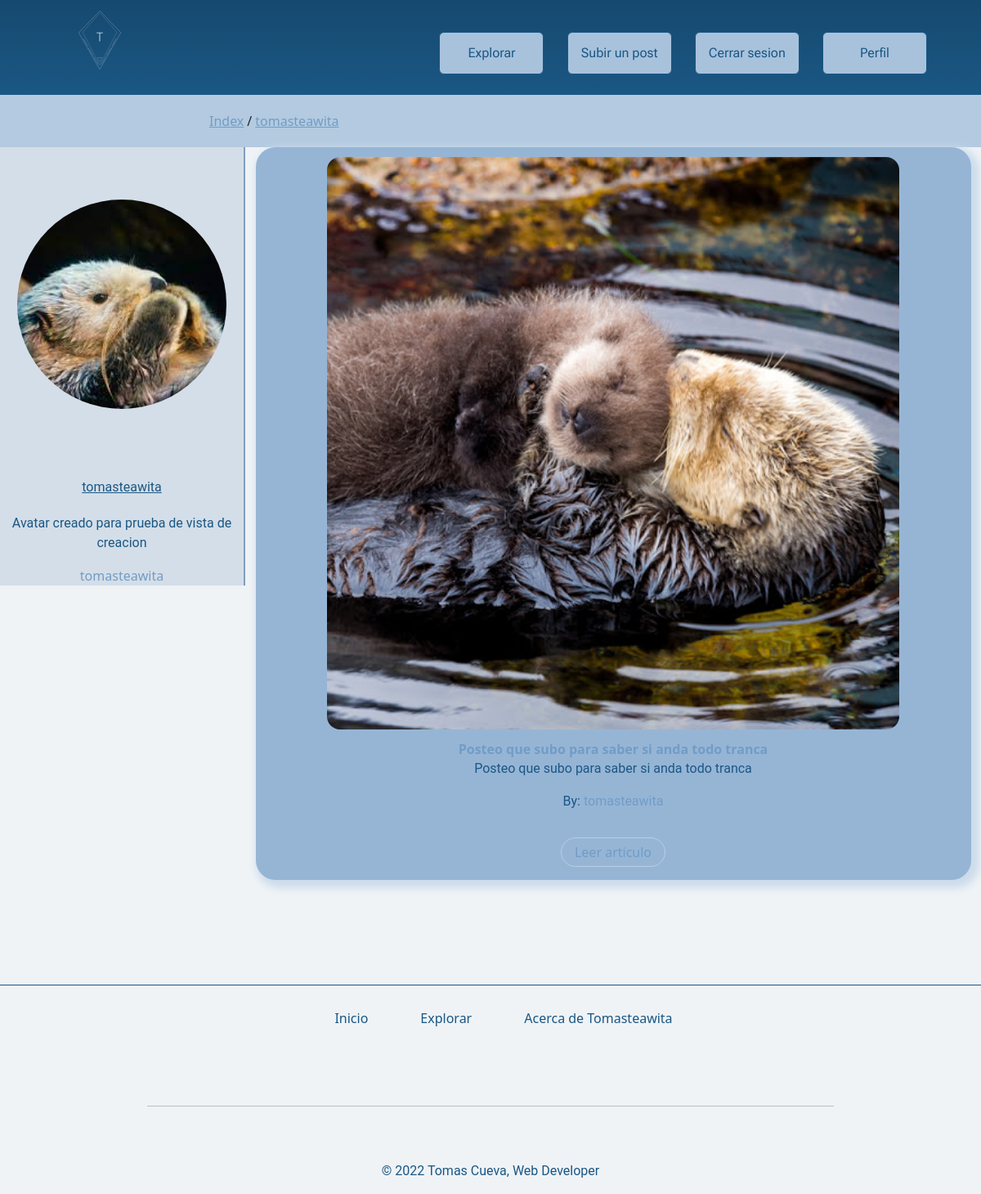
The app's page /detailUser/1, older data.
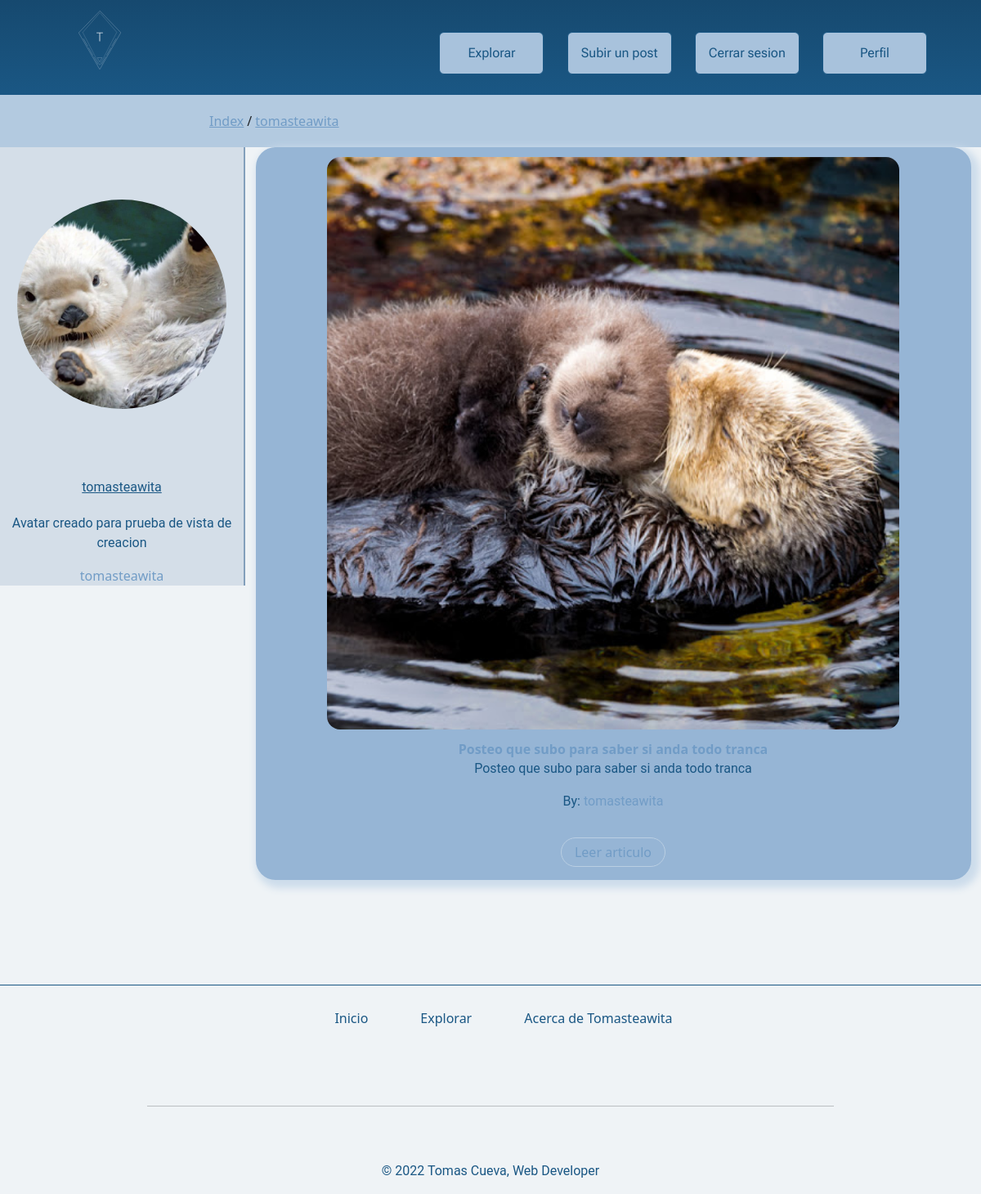
The same page, newer data.
### blog/models.py (models this page shows, shortened)
class Avatar(models.Model):
    user = models.ForeignKey(User, on_delete=models.CASCADE,null=True,blank=True)
    perfil_image = models.ImageField(upload_to='perfil_image')
    perfil_description = models.CharField(max_length=256)
    developer_type = models.CharField(max_length=65)

class Post(models.Model):
    title = models.CharField(max_length=75)
    description = models.CharField(max_length=256)
    text = models.TextField(max_length=1040)
    image = models.ImageField(upload_to='image',null=True,blank=True)
    user = models.ForeignKey(User, on_delete=models.CASCADE,null=True,blank=True)
    category = models.ForeignKey(Category, on_delete=models.CASCADE,null=True,blank=True)
    date = models.DateTimeField(null=True)

### blog/views.py (the view)
# urls.py: path('detailUser/<int:user_id>',detail_user,name="DetailUser"),
def detail_user(request,user_id):
    user = User.objects.get(id=user_id)
    posts = Post.objects.filter(user_id = user_id)
    try:
        avatar = Avatar.objects.get(user=user)
        context = {'user':user,'posts':posts,'avatar':avatar}
    except:
        context = {'user':user,'posts':posts}
    return render(request,'detailUser.html',context=context)

### blog/templates/detailUser.html (shortened to what this page needs)
{% extends 'main.html' %}
{% load static %}
{% block main %}
<main class="detail-user">
    <nav class="navigation">
        <div>
            <a href="{% url 'index' %}">Index</a><span>/</span><a href="{% url 'DetailUser' user.id%}">{{user.username}}</a>
        </div>
    </nav>
    <section>
        <aside class="user-detail-card">
            {% if avatar%}
                <img src="{{avatar.perfil_image.url}}" alt="">
            {% else %}
                <img src="{% static 'sources/images/perfil_image-_predeterm.webp'%}" alt="">
            {% endif %}
                <div>
                    <a href="{% url 'DetailUser' user.id%}">{{user.username}}</a>
                </div>
            {% if avatar %}
               <p>{{avatar.perfil_description}}</p>
            {% endif %}
                <a href="{% url 'DetailUser' user.id%}">{{user.username}}</a>
            </aside>
            <div>
                {% for post in posts %}
                    <article class="Tcard">
                        <img src="{{post.image.url}}" alt="">
                        <div>
                            <strong>{{post.title}}</strong>
                            <p>
                                {{post.description}}
                            </p>
                            {% if user.id != request.user.id %}
                                <p>
                                    <span>By: </span><a href="">{{post.user}}</a>
                                </p>
                            {% endif %}
                        </div>
                        <button>
                            <a href="{% url 'DetailPost' post.id %}">Leer articulo</a>
                        </button>
                    </article>
                {% endfor %}
            </div>
    </section>
</main>
{% endblock  %}

### blog/templates/main.html
{% extends 'tomasteawita/templates/base.html' %}
{% load static %}
{% block header %}
    <a href="{% url 'search' %}">
        <button>Explorar</button>
    </a>
    <a href="{% url 'upload post' %}">
        <button>Subir un post</button>
    </a>
    <a href="{% url 'Logout' %}">
        <button>Cerrar sesion</button>
    </a>
    <a href="{% url 'DetailUser' request.user.id %}">
        <button>Perfil</button>
    </a>
{% endblock  %}

### tomasteawita/templates/base.html (shortened to what this page needs)
<!doctype html>
{% load static%}
<html lang="en">
  <head>
    <link href="https://cdn.jsdelivr.net/npm/bootstrap@5.2.2/dist/css/bootstrap.min.css" rel="stylesheet">
    <link rel="stylesheet" href="{% static 'css/style.css' %}">
    <link rel="stylesheet" href="https://cdn.jsdelivr.net/npm/bootstrap-icons@1.9.1/font/bootstrap-icons.css">
</head>
  <body>
    <header>
        <nav>
            <a href=" {% url 'index' %}">
                <img src="{% static 'sources/logos/logoMainWhite.svg' %}" alt="">
            </a>
            <ul>
                <li>
                    <div>
                        {% block header %}{% endblock  %}
                    </div>
                </li>
            </ul>
        </nav>
    </header>
    {% block  main %}{% endblock  %}
    <footer>
        <nav>
            <ul>
                <li>
                    <a href="{% url 'index' %}">Inicio</a>
                </li>
                <li>
                    <a href="{% url 'search' %}">Explorar</a>
                </li>
                <li>
                    <a href="https://CuevaTomasArg.github.io.">Acerca de <a href="https://CuevaTomasArg.github.io.">Tomasteawita</a> </a>
                </li>
            </ul>
        </nav>
        <hr>
        <div>
            <p>
                © 2022 Tomas Cueva, Web Developer
            </p>
        </div>
    </footer>
  </body>
</html>

### tomasteawita/static/css/style.css (style rules this page uses)
.avatar-main-form .avatar-form button, .Tcard button { border: 1px solid #bacfe3; background-color: transparent; color: #bacfe3; transition: all 0.4s; border-radius: 32px; }
.detail-user section div > a { display: inline-block; font-family: "Roboto", "Quicksand", sans-serif; color: #1A5784; text-decoration: underline; transition: 0.5s; margin: auto 12px; }
*, *:before, *:after { box-sizing: border-box; margin: 0; padding: 0; }
body { background-color: #eff3f6; }
a, strong { text-decoration: none; color: #719cc6; }
main { z-index: 10; }
p, label { color: #1A5784; font-family: "Roboto", "Quicksand", sans-serif; }
ul { list-style-type: none; }
hr { background-color: #1A5784; }
.navigation { background-color: #b3cae0; height: 64px; }
.navigation > div { height: 100%; width: 60%; display: flex; flex-direction: row; align-items: center; margin-left: 256px; justify-content: flex-start; }
.navigation > div span { margin: 4px; }
.navigation > div a { text-decoration: underline; }
header { height: 116px; background: linear-gradient(#16496f, #1A5784); }
header nav { height: 98px; display: flex; flex-direction: row; justify-content: space-between; align-items: center; padding: 24px; }
header nav > a img { height: 72px; margin: auto 72px; }
header nav > ul { display: flex; flex-direction: row; align-items: center; justify-content: space-between; margin: 32px 12px 0px auto; }
header nav > ul li { display: flex; flex-direction: row; align-items: center; justify-content: center; }
header nav > ul li > form, header nav > ul li > div { margin: auto 18px; }
header nav > ul li a { display: inline-block; font-family: "Roboto", "Quicksand", sans-serif; color: #1A5784; text-decoration: underline; transition: 0.5s; margin: auto 12px; }
header nav > ul li a button { font-size: 1rem; background-color: #A8C2DC; border: 1px solid #1A5784; border-radius: 6px; width: 128px; height: 52px; font-family: "Roboto Flex", sans-serif; font-weight: 400; color: #1A5784; transition: all 0.3s; }
footer { display: flex; flex-direction: column; align-items: center; justify-content: center; border-top: 1px solid #1A5784; margin-top: 128px; padding-top: 16px; height: 256px; background-color: #eff3f6; }
footer nav ul { display: flex; flex-direction: row; align-items: center; justify-content: center; }
footer nav ul li { margin: 12px 32px; }
footer nav ul li a { color: #1A5784; }
footer hr { width: 70%; margin: auto 4px; }
footer div { display: flex; flex-direction: row; align-items: center; justify-content: center; }
footer div p { color: #1A5784; }
.Tcard { text-align: center; border-radius: 24px; background: #96b5d5; display: flex; flex-direction: column; align-items: center; box-shadow: 5px 5px 10px 5px #ccdceb; -webkit-box-shadow: 5px 5px 10px 5px #ccdceb; -moz-box-shadow: 5px 5px 10px 5px #ccdceb; }
.Tcard img { border-radius: 16px; margin: 12px auto; }
.Tcard div { width: 90%; }
.Tcard button { width: 128px; height: 36px; padding: 4px; margin: 16px auto; }
.detail-user section { display: grid; grid-template-columns: 1fr 3fr; grid-template-rows: 1fr; justify-items: center; align-items: flex-start; text-align: center; }
.detail-user section div > a { display: inline-block; padding: 4px; margin: 16px auto; }
.detail-user section .Tcard { width: 875px; }
.detail-user section .Tcard img { width: 80%; }
.user-detail-card { text-align: center; background-color: #d4dee8; border-right: 2px solid #829fbb; width: 100%; }
.user-detail-card img { border-radius: 50%; height: 256px; width: 256px; margin: 64px auto; object-fit: cover; }

Row changes from the older to the newer data that the page shows:
changed Avatar "Avatar creado para prueba de vista de creacion": perfil_image: a different picture
